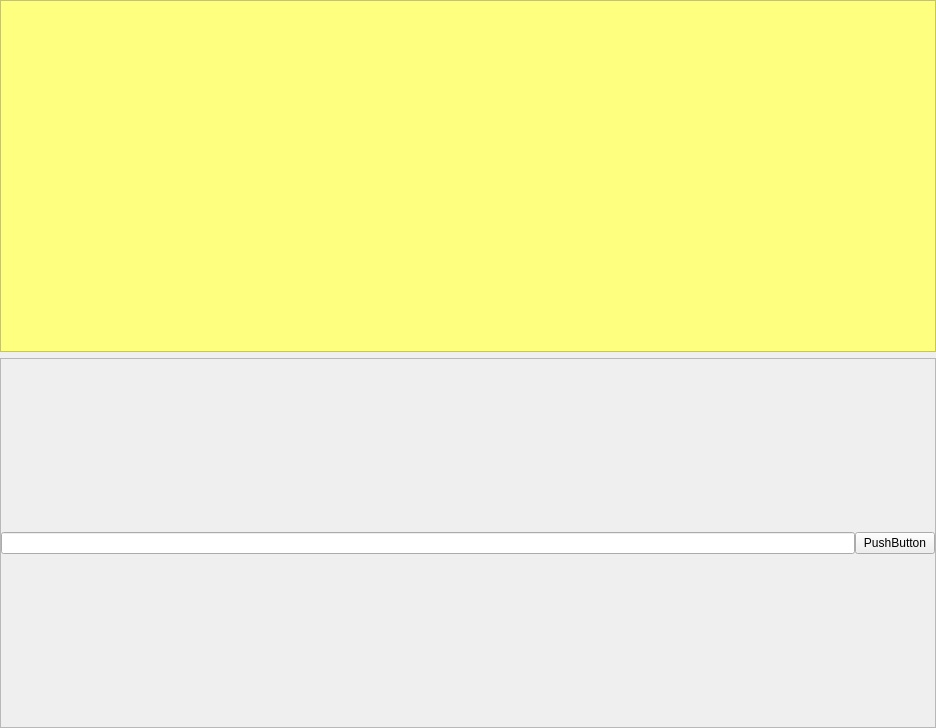
<?xml version="1.0" encoding="UTF-8"?>
<ui version="4.0">
 <class>Form</class>
 <widget class="QWidget" name="Form">
  <property name="geometry">
   <rect>
    <x>0</x>
    <y>0</y>
    <width>936</width>
    <height>728</height>
   </rect>
  </property>
  <property name="sizePolicy">
   <sizepolicy hsizetype="Preferred" vsizetype="Expanding">
    <horstretch>0</horstretch>
    <verstretch>0</verstretch>
   </sizepolicy>
  </property>
  <property name="maximumSize">
   <size>
    <width>16777215</width>
    <height>728</height>
   </size>
  </property>
  <property name="windowTitle">
   <string>Form</string>
  </property>
  <layout class="QVBoxLayout" name="verticalLayout">
   <property name="spacing">
    <number>6</number>
   </property>
   <property name="leftMargin">
    <number>0</number>
   </property>
   <property name="topMargin">
    <number>0</number>
   </property>
   <property name="rightMargin">
    <number>0</number>
   </property>
   <property name="bottomMargin">
    <number>0</number>
   </property>
   <item>
    <widget class="QFrame" name="frame">
     <property name="sizePolicy">
      <sizepolicy hsizetype="Preferred" vsizetype="Expanding">
       <horstretch>0</horstretch>
       <verstretch>0</verstretch>
      </sizepolicy>
     </property>
     <property name="maximumSize">
      <size>
       <width>16777215</width>
       <height>352</height>
      </size>
     </property>
     <property name="autoFillBackground">
      <bool>true</bool>
     </property>
     <property name="styleSheet">
      <string notr="true">background-color: rgb(255, 255, 127);</string>
     </property>
     <property name="frameShape">
      <enum>QFrame::StyledPanel</enum>
     </property>
     <property name="frameShadow">
      <enum>QFrame::Raised</enum>
     </property>
    </widget>
   </item>
   <item>
    <widget class="QFrame" name="frame_2">
     <property name="sizePolicy">
      <sizepolicy hsizetype="Preferred" vsizetype="Minimum">
       <horstretch>0</horstretch>
       <verstretch>0</verstretch>
      </sizepolicy>
     </property>
     <property name="minimumSize">
      <size>
       <width>936</width>
       <height>370</height>
      </size>
     </property>
     <property name="frameShape">
      <enum>QFrame::StyledPanel</enum>
     </property>
     <property name="frameShadow">
      <enum>QFrame::Raised</enum>
     </property>
     <layout class="QHBoxLayout" name="horizontalLayout">
      <property name="spacing">
       <number>0</number>
      </property>
      <property name="sizeConstraint">
       <enum>QLayout::SetDefaultConstraint</enum>
      </property>
      <property name="leftMargin">
       <number>0</number>
      </property>
      <property name="topMargin">
       <number>0</number>
      </property>
      <property name="rightMargin">
       <number>0</number>
      </property>
      <property name="bottomMargin">
       <number>0</number>
      </property>
      <item>
       <widget class="QLineEdit" name="lineEdit"/>
      </item>
      <item>
       <widget class="QPushButton" name="pushButton">
        <property name="text">
         <string>PushButton</string>
        </property>
       </widget>
      </item>
     </layout>
    </widget>
   </item>
  </layout>
 </widget>
 <resources/>
 <connections/>
</ui>
